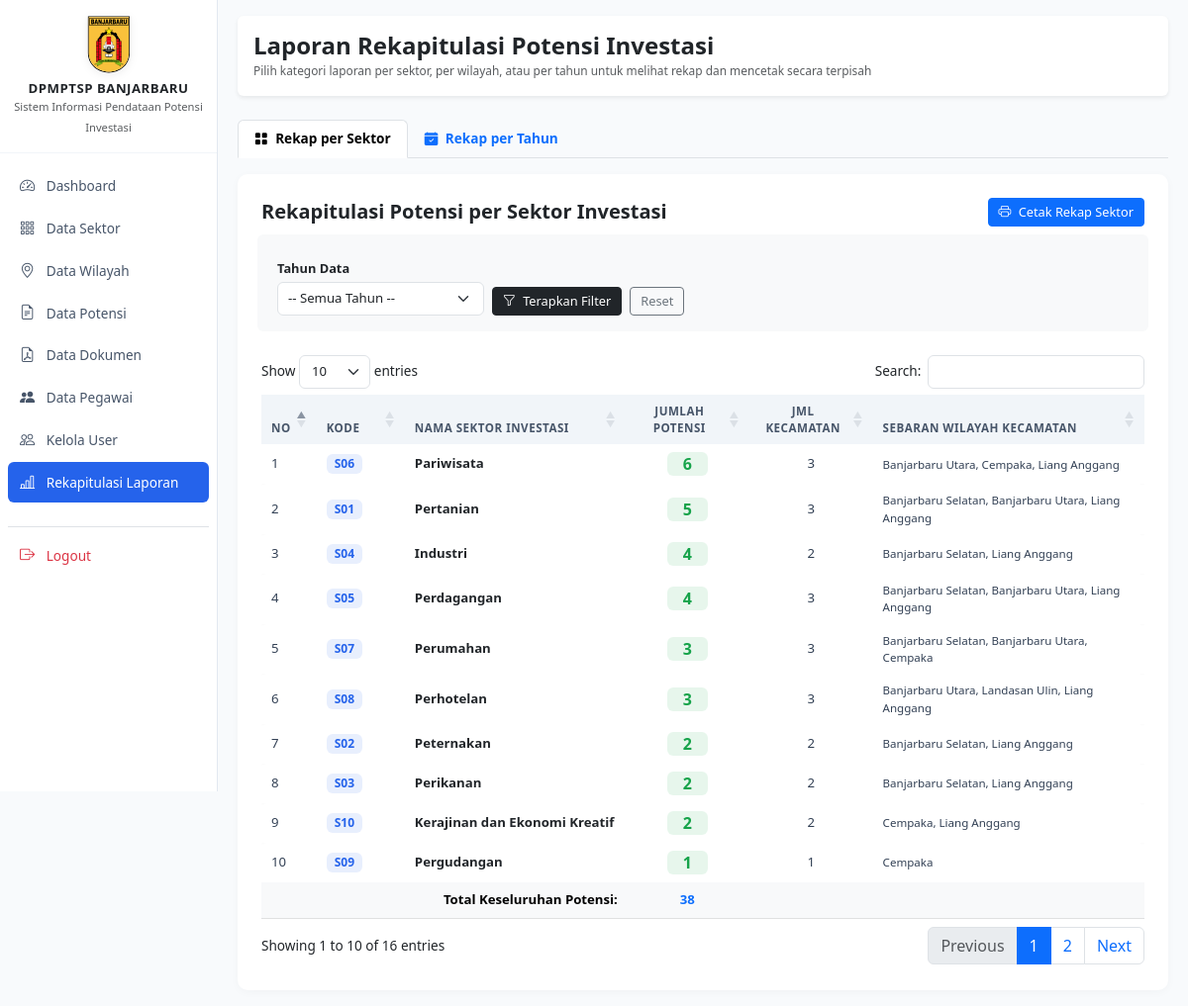
The app's page /admin/laporan.php (signed in) with its own data.
### tables this page shows
CREATE TABLE `sektor` (
  `id_sektor` int unsigned NOT NULL AUTO_INCREMENT,
  `kode_sektor` varchar(10) NOT NULL,
  `nama_sektor` varchar(150) NOT NULL,
  `deskripsi` text,
  `status` tinyint(1) NOT NULL DEFAULT '1',
  `created_at` timestamp NULL DEFAULT CURRENT_TIMESTAMP,
  `updated_at` timestamp NULL DEFAULT CURRENT_TIMESTAMP ON UPDATE CURRENT_TIMESTAMP,
  PRIMARY KEY (`id_sektor`),
  UNIQUE KEY `kode_sektor` (`kode_sektor`),
  UNIQUE KEY `nama_sektor` (`nama_sektor`)
);

### admin/laporan.php (the view, shortened to what this page needs)
<?php
require_once '../config/database.php';
$allowed_tabs = ['sektor', 'wilayah', 'tahun'];
$active_tab   = in_array($_GET['tab'] ?? '', $allowed_tabs, true) ? $_GET['tab'] : 'sektor';
$tahun_sektor = !empty($_GET['tahun_sektor']) ? (int)$_GET['tahun_sektor'] : 0;
$join_tahun_s = $tahun_sektor > 0 ? " AND p.tahun_data = :tahun_s " : "";
$sql_rekap_sektor = "SELECT
                        s.id_sektor,
                        s.kode_sektor,
                        s.nama_sektor,
                        COUNT(DISTINCT p.id_potensi) AS total_potensi,
                        COUNT(DISTINCT p.id_kecamatan) AS jumlah_kecamatan,
                        COALESCE(GROUP_CONCAT(DISTINCT k.nama_kecamatan ORDER BY k.nama_kecamatan SEPARATOR ', '), '-') AS sebaran_kecamatan
                     FROM sektor s
                     LEFT JOIN potensi_investasi p ON s.id_sektor = p.id_sektor AND p.status_data = 'aktif' {$join_tahun_s}
                     LEFT JOIN kecamatan k ON p.id_kecamatan = k.id_kecamatan
                     WHERE s.status = 1
                     GROUP BY s.id_sektor, s.kode_sektor, s.nama_sektor
                     ORDER BY total_potensi DESC, s.kode_sektor ASC";
$stmt_rs = $pdo->prepare($sql_rekap_sektor);
$stmt_rs->execute();
$rekap_sektor = $stmt_rs->fetchAll();
?>
<!DOCTYPE html>
<html lang="id">
<head>
</head>
<body>
<div class="wrapper">
    <?php require_once '../includes/sidebar.php'; ?>
    <div id="content">
        <div class="d-flex justify-content-between align-items-center mb-4 bg-white p-3 rounded shadow-sm">
            <div>
                <h4 class="m-0 fw-bold">Laporan Rekapitulasi Potensi Investasi</h4>
                <small class="text-muted">Pilih kategori laporan per sektor, per wilayah, atau per tahun untuk melihat rekap dan mencetak secara terpisah</small>
            </div>
        </div>
        <ul class="nav nav-tabs mb-3" id="laporanTabs" role="tablist">
            <li class="nav-item" role="presentation">
                <button class="nav-link fw-semibold <?= $active_tab === 'sektor' ? 'active' : '' ?>" id="sektor-tab" data-bs-toggle="tab" data-bs-target="#tab-sektor" type="button" role="tab">
                    <i class="bi bi-grid-fill me-1"></i> Rekap per Sektor
                </button>
            </li>
            <li class="nav-item" role="presentation">
                <button class="nav-link fw-semibold <?= $active_tab === 'tahun' ? 'active' : '' ?>" id="tahun-tab" data-bs-toggle="tab" data-bs-target="#tab-tahun" type="button" role="tab">
                    <i class="bi bi-calendar-check-fill me-1"></i> Rekap per Tahun
                </button>
            </li>
        </ul>
        <div class="tab-content" id="laporanTabsContent">
            <div class="tab-pane fade <?= $active_tab === 'sektor' ? 'show active' : '' ?>" id="tab-sektor" role="tabpanel">
                <div class="card card-modern p-4">
                    <div class="d-flex flex-wrap justify-content-between align-items-center gap-2 mb-3">
                        <h5 class="fw-bold mb-0">Rekapitulasi Potensi per Sektor Investasi</h5>
                        <a href="cetak_laporan_sektor.php?tahun=<?= $tahun_sektor ?>" target="_blank" class="btn btn-primary btn-sm">
                            <i class="bi bi-printer me-1"></i> Cetak Rekap Sektor
                        </a>
                    </div>
                    <form method="GET" class="row g-2 align-items-end bg-light p-3 rounded mb-4">
                        <div class="col-md-3">
                            <label class="form-label small fw-semibold mb-1">Tahun Data</label>
                            <select name="tahun_sektor" class="form-select form-select-sm">
                                <option value="">-- Semua Tahun --</option>
                            </select>
                        </div>
                        <div class="col-md-5 d-flex gap-2">
                            <button type="submit" class="btn btn-dark btn-sm"><i class="bi bi-funnel me-1"></i> Terapkan Filter</button>
                            <a href="laporan.php?tab=sektor" class="btn btn-outline-secondary btn-sm">Reset</a>
                        </div>
                    </form>
                    <div class="table-responsive">
                        <table id="tblRekapSektor" class="table table-modern align-middle w-100">
                            <thead>
                                <tr>
                                    <th width="5%">No</th>
                                    <th width="10%">Kode</th>
                                    <th width="25%">Nama Sektor Investasi</th>
                                    <th class="text-center" width="14%">Jumlah Potensi</th>
                                    <th class="text-center" width="14%">Jml Kecamatan</th>
                                    <th>Sebaran Wilayah Kecamatan</th>
                                </tr>
                            </thead>
                            <tbody>
                                <?php
                                $no = 1;
                                $grand_potensi_sek = 0;
                                foreach ($rekap_sektor as$rs):
                                    $grand_potensi_sek += (int)$rs['total_potensi'];
                                ?>
                                <tr>
                                    <td><?= $no++ ?></td>
                                    <td><span class="badge badge-soft-primary px-2 py-1"><?= htmlspecialchars($rs['kode_sektor']) ?></span></td>
                                    <td class="fw-bold text-dark"><?= htmlspecialchars($rs['nama_sektor']) ?></td>
                                    <td class="text-center"><span class="badge badge-soft-success px-3 py-1 fs-6"><?= $rs['total_potensi'] ?></span></td>
                                    <td class="text-center"><?= $rs['jumlah_kecamatan'] ?></td>
                                    <td class="small"><?= htmlspecialchars($rs['sebaran_kecamatan']) ?></td>
                                </tr>
                                <?php endforeach; ?>
                            </tbody>
                            <tfoot>
                                <tr class="table-light fw-bold">
                                    <td colspan="3" class="text-end">Total Keseluruhan Potensi:</td>
                                    <td class="text-center text-primary"><?= $grand_potensi_sek ?></td>
                                    <td colspan="2"></td>
                                </tr>
                            </tfoot>
                        </table>
                    </div>
                </div>
            </div>
        </div>
    </div>
</div>
</body>
</html>

### includes/sidebar.php (style rules this page uses)
body { min-height: 100vh; background-color: #f8fafc; font-size: 0.85rem; }
.wrapper { display: flex; width: 100%; align-items: flex-start; }
#content { width: 100%; padding: 16px 20px; min-height: 100vh; }
.card-modern { border: none; border-radius: 10px; box-shadow: 0 2px 10px rgba(0,0,0,0.03); background: #ffffff; }
.table-modern { border-collapse: separate; border-spacing: 0 3px; margin-top: -3px; font-size: 0.825rem; }
.table-modern thead th { background-color: #f1f5f9 !important; color: #475569; font-size: 0.725rem; font-weight: 700; text-transform: uppercase; letter-spacing: 0.5px; border: none; padding: 8px 10px; }
.table-modern tbody tr { background-color: #ffffff; box-shadow: 0 1px 2px rgba(0,0,0,0.02); transition: all 0.15s ease-in-out; }
.table-modern tbody td { border: none; padding: 8px 10px; color: #334155; }
.table-modern tbody tr td:first-child { border-top-left-radius: 6px; border-bottom-left-radius: 6px; }
.table-modern tbody tr td:last-child { border-top-right-radius: 6px; border-bottom-right-radius: 6px; }
.form-control, .form-select { padding: 6px 10px; font-size: 0.825rem; border-radius: 6px; }
.form-label { font-size: 0.8rem; margin-bottom: 4px; font-weight: 600; }
.btn-sm { padding: 4px 10px; font-size: 0.8rem; }
.badge-soft-primary { background-color: rgba(37, 99, 235, 0.1); color: #2563eb; font-weight: 600; font-size: 0.75rem; }
.badge-soft-success { background-color: rgba(22, 163, 74, 0.1); color: #16a34a; font-weight: 600; font-size: 0.75rem; }

### records on screen
sektor: kode_sektor "S06", nama_sektor "Pariwisata", total_potensi "6", jumlah_kecamatan "3", sebaran_kecamatan "Banjarbaru Utara, Cempaka, Liang Anggang"
sektor: kode_sektor "S01", nama_sektor "Pertanian", total_potensi "5", jumlah_kecamatan "3", sebaran_kecamatan "Banjarbaru Selatan, Banjarbaru Utara, Liang Anggang"
sektor: kode_sektor "S04", nama_sektor "Industri", total_potensi "4", jumlah_kecamatan "2", sebaran_kecamatan "Banjarbaru Selatan, Liang Anggang"
sektor: kode_sektor "S05", nama_sektor "Perdagangan", total_potensi "4", jumlah_kecamatan "3", sebaran_kecamatan "Banjarbaru Selatan, Banjarbaru Utara, Liang Anggang"
sektor: kode_sektor "S07", nama_sektor "Perumahan", total_potensi "3", jumlah_kecamatan "3", sebaran_kecamatan "Banjarbaru Selatan, Banjarbaru Utara, Cempaka"
sektor: kode_sektor "S08", nama_sektor "Perhotelan", total_potensi "3", jumlah_kecamatan "3", sebaran_kecamatan "Banjarbaru Utara, Landasan Ulin, Liang Anggang"
sektor: kode_sektor "S02", nama_sektor "Peternakan", total_potensi "2", jumlah_kecamatan "2", sebaran_kecamatan "Banjarbaru Selatan, Liang Anggang"
sektor: kode_sektor "S03", nama_sektor "Perikanan", total_potensi "2", jumlah_kecamatan "2", sebaran_kecamatan "Banjarbaru Selatan, Liang Anggang"
sektor: kode_sektor "S10", nama_sektor "Kerajinan dan Ekonomi Kreatif", total_potensi "2", jumlah_kecamatan "2", sebaran_kecamatan "Cempaka, Liang Anggang"
sektor: kode_sektor "S09", nama_sektor "Pergudangan", total_potensi "1", jumlah_kecamatan "1", sebaran_kecamatan "Cempaka"

### other values on screen
$grand_potensi_sek "38"
